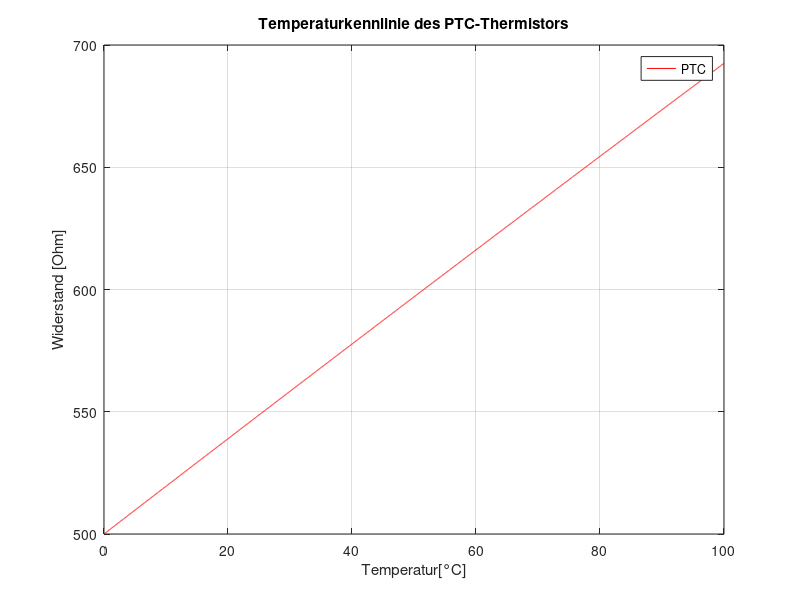
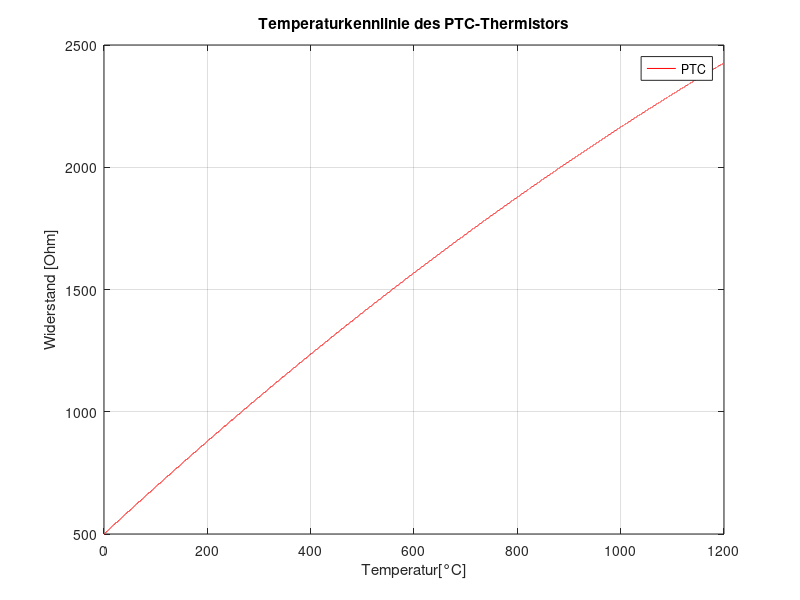
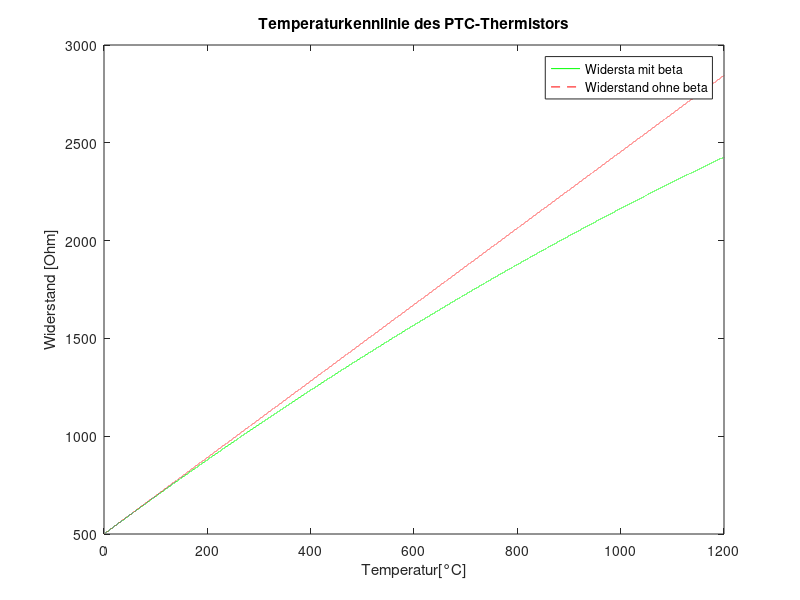
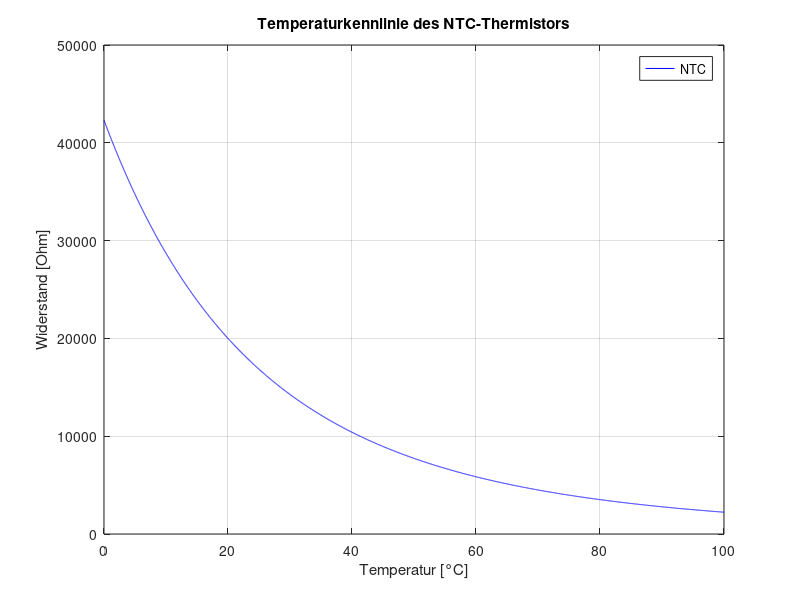

These charts were generated, in order, by the following MATLAB code:
% Autor: Clemens Loher
% Date: 03.11.2026

% Programmieren der Temperaturkennlinie von PTC und NTC Thermistoren
clc
clear all

%% Teil 1

% Koeffizienten definieren
R0PTC00 = 500;
alpha = 3.90802e-3;
beta = -5.802e-7;
Temperatur1 = [0:0.01:100]; % Temperaturbereich von 0 °C - 100 °C
Temperatur2 = [0:0.01:1200]; % Temperaturbereich von 0 °C - 1200 °C

% Formeln
Widerstand1 = R0PTC00 .* (1 + alpha .* Temperatur1 + beta .* Temperatur1.^2);
Widerstand2 = R0PTC00 .* (1 + alpha .* Temperatur2 + beta .* Temperatur2.^2);
Widerstandohnebeta = R0PTC00 .* (1 + alpha .* Temperatur2);

% Temperaturkennlinie des PTC
figure(1)
plot(Temperatur1, Widerstand1, 'r')
grid on
xlabel("Temperatur[°C]")
ylabel("Widerstand [Ohm]")
title("Temperaturkennlinie des PTC-Thermistors")
legend("PTC")

figure(2)
plot(Temperatur2, Widerstand2, 'r')
grid on
xlabel("Temperatur[°C]")
ylabel("Widerstand [Ohm]")
title("Temperaturkennlinie des PTC-Thermistors")
legend("PTC")

figure(3)
plot(Temperatur2, Widerstand2, 'g')
hold on
plot(Temperatur2, Widerstandohnebeta, 'r--')
xlabel("Temperatur[°C]")
ylabel("Widerstand [Ohm]")
hold off
legend('Widersta mit beta','Widerstand ohne beta')
title("Temperaturkennlinie des PTC-Thermistors")

%% Teil 2

% Koeffizienten
T0 = 20
R0NTC20 = 20000; %  Widerstand R0 von 20000 Ohm bei 20 °C
B = 3000; % Materialparameter


% Formel
RT = R0NTC20 .* exp(B .* (1./(Temperatur1 + 273.15) - 1./(T0 + 273.15)));

% Temperaturkennlinie des NTC darstellen
figure(4)
plot(Temperatur1, RT, 'b')
grid on
xlabel("Temperatur [°C]")
ylabel("Widerstand [Ohm]")
title("Temperaturkennlinie des NTC-Thermistors")
legend("NTC")
